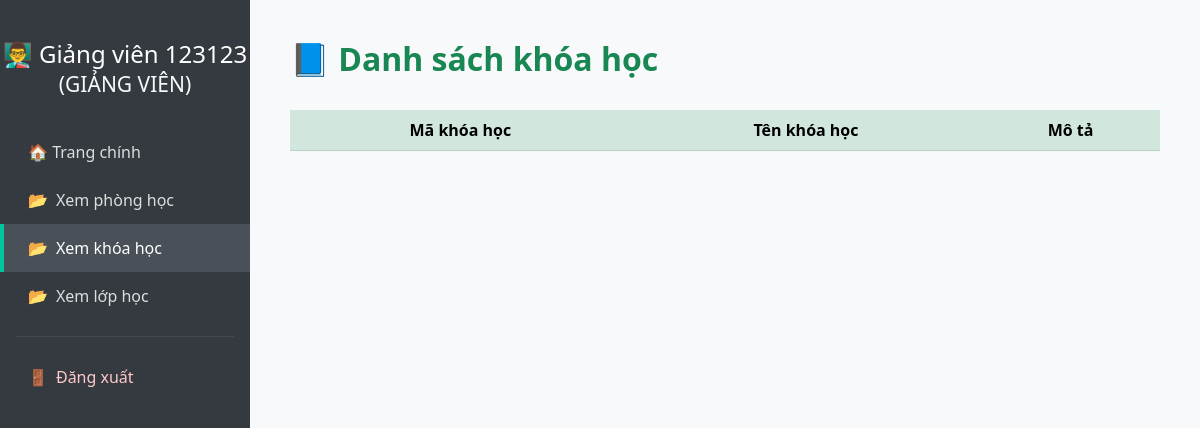
The app's page /view-courses (signed in), older data.
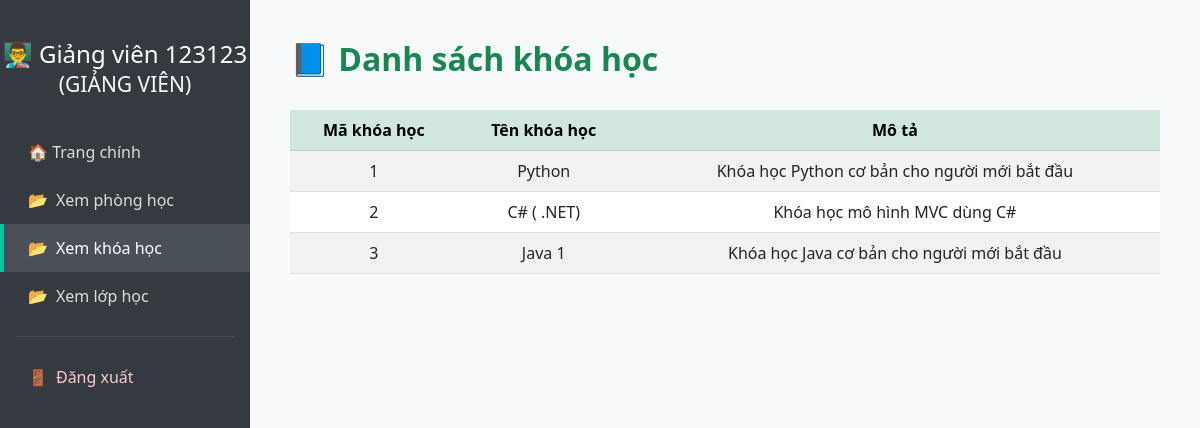
The same page, newer data.
### tables this page shows
CREATE TABLE courses (
            id INTEGER PRIMARY KEY AUTOINCREMENT,
            name TEXT NOT NULL UNIQUE,
            description TEXT
        );

### app.py (the view)
@app.route('/view-courses')
@login_required
def view_courses():
    conn = sqlite3.connect('database.db')
    cursor = conn.cursor()
    courses = cursor.execute("SELECT * FROM courses").fetchall()
    conn.close()
    return render_template('view_courses.html', courses=courses, user =current_user)

### app.py (called while the page is built)
@login_manager.user_loader
def load_user(user_id):
    conn = sqlite3.connect('database.db')
    cursor = conn.cursor()
    cursor.execute("SELECT id, full_name, email, role FROM users WHERE id = ?", (user_id,))
    row = cursor.fetchone()
    conn.close()
    if row:
        return User(*row)
    return None

### templates/view_courses.html (shortened to what this page needs)
<!DOCTYPE html>
<html lang="vi">
<head>
  <link href="https://cdn.jsdelivr.net/npm/bootstrap@5.3.0/dist/css/bootstrap.min.css" rel="stylesheet">
</head>
<body>
<div class="sidebar">
  {%if user.role == 'admin' %}
    <h4>🎓 {{ user.full_name }}<br><small class="text-light">(ADMIN)</small></h4>
  {% elif user.role == 'teacher' %}
    <h4>👨‍🏫 {{ user.full_name }}<br><small class="text-light">(GIẢNG VIÊN)</small></h4>
  {% else %}
    <h4>👩‍🎓 {{ user.full_name }}<br><small class="text-light">(Sinh viên)</small></h4>
  {% endif %}
  <a href="/dashboard">🏠 Trang chính</a>
  <a href="{{ url_for('view_rooms') }}"><span class="icon">📂</span>Xem phòng học</a>
  <a href="{{ url_for('view_courses') }}" class="active"><span class="icon">📂</span>Xem khóa học</a>
  <a href="{{ url_for('view_classes') }}" ><span class="icon">📂</span>Xem lớp học</a>
  <hr class="text-secondary mx-3">
  <a href="{{ url_for('logout') }}" class="logout-link"><span class="icon">🚪</span>Đăng xuất</a>
</div>
<div class="main-content">
  <h2>📘 Danh sách khóa học</h2>
  <div class="table-responsive">
    <table class="table table-striped table-hover align-middle">
      <thead class="table-success">
        <tr>
          <th>Mã khóa học</th>
          <th>Tên khóa học</th>
          <th>Mô tả</th>
        </tr>
      </thead>
      <tbody>
        {% for course in courses %}
        <tr>
          <td>{{ course[0] }}</td>
          <td>{{ course[1] }}</td>
          <td class="description-cell">{{ course[2] }}</td>
        </tr>
        {% endfor %}
      </tbody>
    </table>
  </div>
</div>
</body>
</html>

Row changes from the older to the newer data that the page shows:
added courses: id "1", name "Python", description "Khóa học Python cơ bản cho người mới bắt đầu"
added courses: id "2", name "C# ( .NET)", description "Khóa học mô hình MVC dùng C#"
added courses: id "3", name "Java 1", description "Khóa học Java cơ bản cho người mới bắt đầu"
